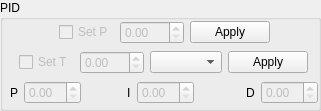
   <widget class="QGroupBox" name="groupBoxPID">
    <property name="geometry">
     <rect>
      <x>10</x>
      <y>220</y>
      <width>321</width>
      <height>111</height>
     </rect>
    </property>
    <property name="title">
     <string>PID</string>
    </property>
    <widget class="QWidget" name="layoutWidget">
     <property name="geometry">
      <rect>
       <x>10</x>
       <y>20</y>
       <width>308</width>
       <height>88</height>
      </rect>
     </property>
     <layout class="QVBoxLayout" name="verticalLayout_2">
      <item>
       <layout class="QHBoxLayout" name="horizontalLayout_9">
        <item>
         <spacer name="horizontalSpacer_11">
          <property name="orientation">
           <enum>Qt::Horizontal</enum>
          </property>
          <property name="sizeHint" stdset="0">
           <size>
            <width>40</width>
            <height>20</height>
           </size>
          </property>
         </spacer>
        </item>
        <item>
         <widget class="QCheckBox" name="checkBoxSetOutputPower">
          <property name="enabled">
           <bool>false</bool>
          </property>
          <property name="text">
           <string>Set P</string>
          </property>
         </widget>
        </item>
        <item>
         <widget class="QDoubleSpinBox" name="doubleSpinBoxSetOutputPower">
          <property name="enabled">
           <bool>false</bool>
          </property>
          <property name="maximum">
           <double>100.000000000000000</double>
          </property>
         </widget>
        </item>
        <item>
         <widget class="QPushButton" name="pushButtonSetP">
          <property name="text">
           <string>Apply</string>
          </property>
         </widget>
        </item>
        <item>
         <spacer name="horizontalSpacer_2">
          <property name="orientation">
           <enum>Qt::Horizontal</enum>
          </property>
          <property name="sizeHint" stdset="0">
           <size>
            <width>40</width>
            <height>20</height>
           </size>
          </property>
         </spacer>
        </item>
       </layout>
      </item>
      <item>
       <layout class="QHBoxLayout" name="horizontalLayout_10">
        <item>
         <spacer name="horizontalSpacer_12">
          <property name="orientation">
           <enum>Qt::Horizontal</enum>
          </property>
          <property name="sizeHint" stdset="0">
           <size>
            <width>40</width>
            <height>20</height>
           </size>
          </property>
         </spacer>
        </item>
        <item>
         <widget class="QCheckBox" name="checkBoxSetTemperature">
          <property name="enabled">
           <bool>false</bool>
          </property>
          <property name="text">
           <string>Set T</string>
          </property>
         </widget>
        </item>
        <item>
         <widget class="QDoubleSpinBox" name="doubleSpinBoxSetTemperature">
          <property name="enabled">
           <bool>false</bool>
          </property>
          <property name="maximum">
           <double>100.000000000000000</double>
          </property>
         </widget>
        </item>
        <item>
         <widget class="QComboBox" name="comboBoxPIDChannel"/>
        </item>
        <item>
         <widget class="QPushButton" name="pushButtonSetT">
          <property name="text">
           <string>Apply</string>
          </property>
         </widget>
        </item>
        <item>
         <spacer name="horizontalSpacer">
          <property name="orientation">
           <enum>Qt::Horizontal</enum>
          </property>
          <property name="sizeHint" stdset="0">
           <size>
            <width>40</width>
            <height>20</height>
           </size>
          </property>
         </spacer>
        </item>
       </layout>
      </item>
      <item>
       <layout class="QHBoxLayout" name="horizontalLayout_14">
        <item>
         <layout class="QHBoxLayout" name="horizontalLayout_11">
          <item>
           <widget class="QLabel" name="labelP">
            <property name="text">
             <string>P</string>
            </property>
           </widget>
          </item>
          <item>
           <widget class="QDoubleSpinBox" name="doubleSpinBoxP">
            <property name="enabled">
             <bool>false</bool>
            </property>
           </widget>
          </item>
          <item>
           <spacer name="horizontalSpacer_3">
            <property name="orientation">
             <enum>Qt::Horizontal</enum>
            </property>
            <property name="sizeHint" stdset="0">
             <size>
              <width>40</width>
              <height>20</height>
             </size>
            </property>
           </spacer>
          </item>
         </layout>
        </item>
        <item>
         <layout class="QHBoxLayout" name="horizontalLayout_12">
          <item>
           <widget class="QLabel" name="labelI">
            <property name="text">
             <string>I</string>
            </property>
           </widget>
          </item>
          <item>
           <widget class="QDoubleSpinBox" name="doubleSpinBoxI">
            <property name="enabled">
             <bool>false</bool>
            </property>
           </widget>
          </item>
         </layout>
        </item>
        <item>
         <spacer name="horizontalSpacer_4">
          <property name="orientation">
           <enum>Qt::Horizontal</enum>
          </property>
          <property name="sizeHint" stdset="0">
           <size>
            <width>40</width>
            <height>20</height>
           </size>
          </property>
         </spacer>
        </item>
        <item>
         <layout class="QHBoxLayout" name="horizontalLayout_13">
          <item>
           <widget class="QLabel" name="labelD">
            <property name="text">
             <string>D</string>
            </property>
           </widget>
          </item>
          <item>
           <widget class="QDoubleSpinBox" name="doubleSpinBoxD">
            <property name="enabled">
             <bool>false</bool>
            </property>
           </widget>
          </item>
         </layout>
        </item>
       </layout>
      </item>
     </layout>
    </widget>
   </widget>
